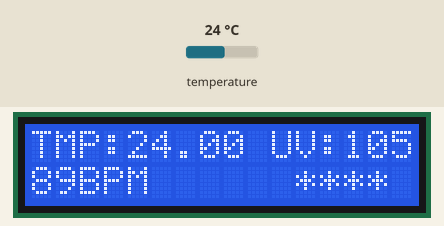
Simulated run of this sketch. Board: Arduino Uno, built with avr-gcc and run on an emulated ATmega328P. On the bench: 16×2 character LCD. Inputs (shaded band) come from the test bench; at power-on: temperature 24 °C. What the sketch prints to the serial monitor is not drawn.

Above: at 1.2 s.
1.3 s: temperature set to 12 °C
At 1.8 s:
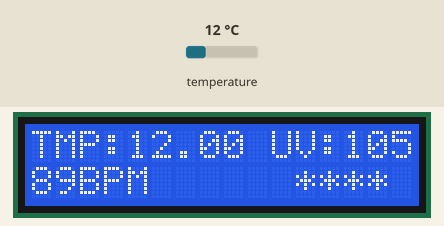
2.9 s: temperature set to 19 °C
At 4.2 s:
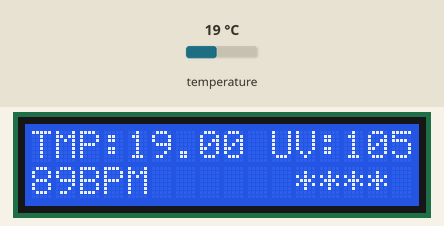
4.5 s: temperature set to 28 °C
At 6.0 s:
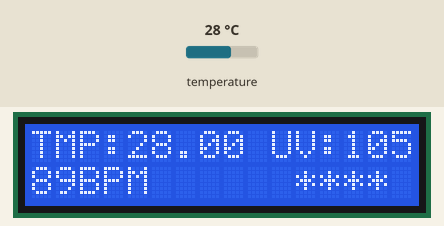
Timing chart, 0 to 7.5 s (numbered marks = the images above; inputs shaded):
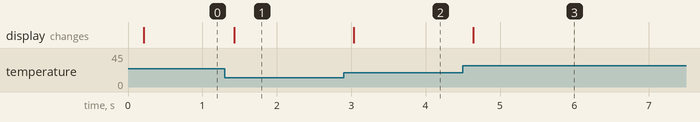

Measured:
- after the input at 1.3 s, the display: changes after 0.13 s (image 1)
- after the input at 2.9 s, the display: changes after 0.13 s (image 2)
- after the input at 4.5 s, the display: changes after 0.14 s (image 3)

The sketch:

lcd_tmp_testing.ino
```cpp
#include <OneWire.h>
#include <LiquidCrystal.h>

int DS18S20_Pin = 4; //DS18S20 Signal pin on digital 2
// initialize the library with the numbers of the interface pins
LiquidCrystal lcd(13, 12, 8, 9, 10, 11);

//Temperature chip i/o
OneWire ds(DS18S20_Pin);  // on digital pin 2

void setup(void) {
  Serial.begin(9600);
  // set up the LCD's number of columns and rows:
  lcd.begin(16, 2);
  // Set cursor to 0, 0
  lcd.setCursor(0, 0);
  // Print a message to the LCD.
  lcd.print("TMP:");
  lcd.setCursor(10, 0);
  lcd.print("UV:105");
  lcd.setCursor(0, 1);
  lcd.print("89BPM");
  lcd.setCursor(11, 1);
  lcd.print("****");
}

void loop(void) {
  float temperature = getTemp();
  Serial.println(temperature);

  delay(100);
  lcd.setCursor(0, 0);
  lcd.print("TMP:");
  lcd.setCursor(4,0);
  lcd.print(temperature);

}


float getTemp(){
  //returns the temperature from one DS18S20 in DEG Celsius

  byte data[12];
  byte addr[8];

  if ( !ds.search(addr)) {
      //no more sensors on chain, reset search
      ds.reset_search();
      return -1000;
  }

  if ( OneWire::crc8( addr, 7) != addr[7]) {
      Serial.println("CRC is not valid!");
      return -1000;
  }

  if ( addr[0] != 0x10 && addr[0] != 0x28) {
      Serial.print("Device is not recognized");
      return -1000;
  }

  ds.reset();
  ds.select(addr);
  ds.write(0x44,1); // start conversion, with parasite power on at the end

  byte present = ds.reset();
  ds.select(addr);
  ds.write(0xBE); // Read Scratchpad


  for (int i = 0; i < 9; i++) { // we need 9 bytes
    data[i] = ds.read();
  }

  ds.reset_search();

  byte MSB = data[1];
  byte LSB = data[0];

  float tempRead = ((MSB << 8) | LSB); //using two's compliment
  float TemperatureSum = tempRead / 16;

  return TemperatureSum;

}

void baby(){
  lcd.setCursor(0, 0);
  lcd.print("TMP:102F");
  lcd.setCursor(10, 0);
  lcd.print("UV:105");
  lcd.setCursor(0, 1);
  lcd.print("89BPM");
  lcd.setCursor(11, 1);
  lcd.print("****");
}

void parent(){
  lcd.setCursor(0, 0);
  lcd.print(millis()/1000);
  lcd.setCursor(10, 0);
  lcd.print("UV:105");
  lcd.setCursor(0, 1);
  lcd.print("89BPM");
  lcd.setCursor(11, 1);
  lcd.print("****");
}
```
